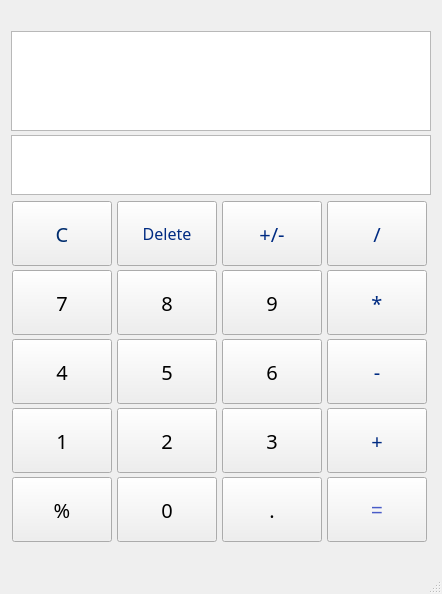
<?xml version="1.0" encoding="UTF-8"?>
<ui version="4.0">
 <class>MainWindow</class>
 <widget class="QMainWindow" name="MainWindow">
  <property name="geometry">
   <rect>
    <x>0</x>
    <y>0</y>
    <width>442</width>
    <height>594</height>
   </rect>
  </property>
  <property name="mouseTracking">
   <bool>true</bool>
  </property>
  <property name="tabletTracking">
   <bool>true</bool>
  </property>
  <property name="focusPolicy">
   <enum>Qt::TabFocus</enum>
  </property>
  <property name="windowTitle">
   <string>MainWindow</string>
  </property>
  <widget class="QWidget" name="centralwidget">
   <property name="sizePolicy">
    <sizepolicy hsizetype="Fixed" vsizetype="Fixed">
     <horstretch>0</horstretch>
     <verstretch>0</verstretch>
    </sizepolicy>
   </property>
   <layout class="QGridLayout" name="gridLayout_4">
    <item row="0" column="0">
     <layout class="QGridLayout" name="gridLayout_3">
      <property name="spacing">
       <number>4</number>
      </property>
      <item row="0" column="0">
       <layout class="QGridLayout" name="gridLayout_2">
        <item row="2" column="0">
         <widget class="QTextBrowser" name="display2">
          <property name="enabled">
           <bool>true</bool>
          </property>
          <property name="sizePolicy">
           <sizepolicy hsizetype="Fixed" vsizetype="Fixed">
            <horstretch>0</horstretch>
            <verstretch>0</verstretch>
           </sizepolicy>
          </property>
          <property name="minimumSize">
           <size>
            <width>420</width>
            <height>60</height>
           </size>
          </property>
          <property name="maximumSize">
           <size>
            <width>420</width>
            <height>60</height>
           </size>
          </property>
          <property name="font">
           <font>
            <family>Android Euclid</family>
            <pointsize>11</pointsize>
            <stylestrategy>PreferAntialias</stylestrategy>
           </font>
          </property>
          <property name="tabletTracking">
           <bool>false</bool>
          </property>
          <property name="layoutDirection">
           <enum>Qt::RightToLeft</enum>
          </property>
          <property name="html">
           <string>&lt;!DOCTYPE HTML PUBLIC &quot;-//W3C//DTD HTML 4.0//EN&quot; &quot;http://www.w3.org/TR/REC-html40/strict.dtd&quot;&gt;
&lt;html&gt;&lt;head&gt;&lt;meta name=&quot;qrichtext&quot; content=&quot;1&quot; /&gt;&lt;style type=&quot;text/css&quot;&gt;
p, li { white-space: pre-wrap; }
&lt;/style&gt;&lt;/head&gt;&lt;body style=&quot; font-family:'Android Euclid'; font-size:11pt; font-weight:400; font-style:normal;&quot;&gt;
&lt;p align=&quot;right&quot; style=&quot;-qt-paragraph-type:empty; margin-top:0px; margin-bottom:0px; margin-left:0px; margin-right:0px; -qt-block-indent:0; text-indent:0px; font-family:'MS Shell Dlg 2';&quot;&gt;&lt;br /&gt;&lt;/p&gt;&lt;/body&gt;&lt;/html&gt;</string>
          </property>
         </widget>
        </item>
        <item row="1" column="0">
         <widget class="QTextEdit" name="display1">
          <property name="sizePolicy">
           <sizepolicy hsizetype="Fixed" vsizetype="Fixed">
            <horstretch>0</horstretch>
            <verstretch>0</verstretch>
           </sizepolicy>
          </property>
          <property name="minimumSize">
           <size>
            <width>420</width>
            <height>100</height>
           </size>
          </property>
          <property name="maximumSize">
           <size>
            <width>420</width>
            <height>100</height>
           </size>
          </property>
          <property name="font">
           <font>
            <family>Android Euclid</family>
            <pointsize>19</pointsize>
            <weight>50</weight>
            <bold>false</bold>
            <stylestrategy>PreferAntialias</stylestrategy>
           </font>
          </property>
          <property name="tabletTracking">
           <bool>true</bool>
          </property>
          <property name="focusPolicy">
           <enum>Qt::NoFocus</enum>
          </property>
          <property name="layoutDirection">
           <enum>Qt::RightToLeft</enum>
          </property>
          <property name="html">
           <string>&lt;!DOCTYPE HTML PUBLIC &quot;-//W3C//DTD HTML 4.0//EN&quot; &quot;http://www.w3.org/TR/REC-html40/strict.dtd&quot;&gt;
&lt;html&gt;&lt;head&gt;&lt;meta name=&quot;qrichtext&quot; content=&quot;1&quot; /&gt;&lt;style type=&quot;text/css&quot;&gt;
p, li { white-space: pre-wrap; }
&lt;/style&gt;&lt;/head&gt;&lt;body style=&quot; font-family:'Android Euclid'; font-size:19pt; font-weight:400; font-style:normal;&quot;&gt;
&lt;p style=&quot; margin-top:0px; margin-bottom:0px; margin-left:0px; margin-right:0px; -qt-block-indent:0; text-indent:0px;&quot;&gt;&lt;span style=&quot; font-family:'MS Shell Dlg 2';&quot;&gt;  &lt;/span&gt;&lt;/p&gt;&lt;/body&gt;&lt;/html&gt;</string>
          </property>
         </widget>
        </item>
       </layout>
      </item>
      <item row="1" column="0">
       <layout class="QGridLayout" name="gridLayout">
        <item row="1" column="2">
         <widget class="QPushButton" name="btn9">
          <property name="sizePolicy">
           <sizepolicy hsizetype="Fixed" vsizetype="Fixed">
            <horstretch>0</horstretch>
            <verstretch>0</verstretch>
           </sizepolicy>
          </property>
          <property name="minimumSize">
           <size>
            <width>100</width>
            <height>65</height>
           </size>
          </property>
          <property name="maximumSize">
           <size>
            <width>100</width>
            <height>60</height>
           </size>
          </property>
          <property name="font">
           <font>
            <family>Android Euclid</family>
            <pointsize>15</pointsize>
           </font>
          </property>
          <property name="text">
           <string>9</string>
          </property>
         </widget>
        </item>
        <item row="2" column="3">
         <widget class="QPushButton" name="btnMinus">
          <property name="sizePolicy">
           <sizepolicy hsizetype="Fixed" vsizetype="Fixed">
            <horstretch>0</horstretch>
            <verstretch>0</verstretch>
           </sizepolicy>
          </property>
          <property name="minimumSize">
           <size>
            <width>100</width>
            <height>65</height>
           </size>
          </property>
          <property name="maximumSize">
           <size>
            <width>100</width>
            <height>60</height>
           </size>
          </property>
          <property name="font">
           <font>
            <family>Android Euclid</family>
            <pointsize>15</pointsize>
            <weight>50</weight>
            <italic>false</italic>
            <bold>false</bold>
           </font>
          </property>
          <property name="styleSheet">
           <string notr="true">color: rgb(0, 43, 130);
font:  15pt &quot;Android Euclid&quot;;</string>
          </property>
          <property name="text">
           <string>-</string>
          </property>
         </widget>
        </item>
        <item row="4" column="3">
         <widget class="QPushButton" name="btnEquals">
          <property name="sizePolicy">
           <sizepolicy hsizetype="Fixed" vsizetype="Fixed">
            <horstretch>0</horstretch>
            <verstretch>0</verstretch>
           </sizepolicy>
          </property>
          <property name="minimumSize">
           <size>
            <width>100</width>
            <height>65</height>
           </size>
          </property>
          <property name="maximumSize">
           <size>
            <width>100</width>
            <height>60</height>
           </size>
          </property>
          <property name="font">
           <font>
            <family>MS Shell Dlg 2</family>
            <pointsize>15</pointsize>
            <weight>7</weight>
            <italic>false</italic>
            <bold>false</bold>
           </font>
          </property>
          <property name="styleSheet">
           <string notr="true">font: 57 15pt &quot;MS Shell Dlg 2&quot;;
color: rgb(73, 92, 200);
 </string>
          </property>
          <property name="text">
           <string>=</string>
          </property>
         </widget>
        </item>
        <item row="0" column="2">
         <widget class="QPushButton" name="btnChangeSign">
          <property name="sizePolicy">
           <sizepolicy hsizetype="Fixed" vsizetype="Fixed">
            <horstretch>0</horstretch>
            <verstretch>0</verstretch>
           </sizepolicy>
          </property>
          <property name="minimumSize">
           <size>
            <width>100</width>
            <height>65</height>
           </size>
          </property>
          <property name="maximumSize">
           <size>
            <width>100</width>
            <height>60</height>
           </size>
          </property>
          <property name="font">
           <font>
            <family>Android Euclid</family>
            <pointsize>15</pointsize>
            <weight>50</weight>
            <italic>false</italic>
            <bold>false</bold>
           </font>
          </property>
          <property name="styleSheet">
           <string notr="true">color: rgb(0, 43, 130);
font: 15pt &quot;Android Euclid&quot;;</string>
          </property>
          <property name="text">
           <string>+/-</string>
          </property>
         </widget>
        </item>
        <item row="4" column="1">
         <widget class="QPushButton" name="btn0">
          <property name="sizePolicy">
           <sizepolicy hsizetype="Fixed" vsizetype="Fixed">
            <horstretch>0</horstretch>
            <verstretch>0</verstretch>
           </sizepolicy>
          </property>
          <property name="minimumSize">
           <size>
            <width>100</width>
            <height>65</height>
           </size>
          </property>
          <property name="maximumSize">
           <size>
            <width>100</width>
            <height>60</height>
           </size>
          </property>
          <property name="font">
           <font>
            <family>Android Euclid</family>
            <pointsize>15</pointsize>
           </font>
          </property>
          <property name="text">
           <string>0</string>
          </property>
         </widget>
        </item>
        <item row="2" column="1">
         <widget class="QPushButton" name="btn5">
          <property name="sizePolicy">
           <sizepolicy hsizetype="Fixed" vsizetype="Fixed">
            <horstretch>0</horstretch>
            <verstretch>0</verstretch>
           </sizepolicy>
          </property>
          <property name="minimumSize">
           <size>
            <width>100</width>
            <height>65</height>
           </size>
          </property>
          <property name="maximumSize">
           <size>
            <width>100</width>
            <height>60</height>
           </size>
          </property>
          <property name="font">
           <font>
            <family>Android Euclid</family>
            <pointsize>15</pointsize>
           </font>
          </property>
          <property name="text">
           <string>5</string>
          </property>
         </widget>
        </item>
        <item row="4" column="2">
         <widget class="QPushButton" name="btnComa">
          <property name="sizePolicy">
           <sizepolicy hsizetype="Fixed" vsizetype="Fixed">
            <horstretch>0</horstretch>
            <verstretch>0</verstretch>
           </sizepolicy>
          </property>
          <property name="minimumSize">
           <size>
            <width>100</width>
            <height>65</height>
           </size>
          </property>
          <property name="maximumSize">
           <size>
            <width>100</width>
            <height>60</height>
           </size>
          </property>
          <property name="font">
           <font>
            <family>Android Euclid</family>
            <pointsize>15</pointsize>
           </font>
          </property>
          <property name="text">
           <string>.</string>
          </property>
         </widget>
        </item>
        <item row="2" column="0">
         <widget class="QPushButton" name="btn4">
          <property name="sizePolicy">
           <sizepolicy hsizetype="Fixed" vsizetype="Fixed">
            <horstretch>0</horstretch>
            <verstretch>0</verstretch>
           </sizepolicy>
          </property>
          <property name="minimumSize">
           <size>
            <width>100</width>
            <height>65</height>
           </size>
          </property>
          <property name="maximumSize">
           <size>
            <width>100</width>
            <height>60</height>
           </size>
          </property>
          <property name="font">
           <font>
            <family>Android Euclid</family>
            <pointsize>15</pointsize>
           </font>
          </property>
          <property name="text">
           <string>4</string>
          </property>
         </widget>
        </item>
        <item row="0" column="0">
         <widget class="QPushButton" name="btnClear">
          <property name="sizePolicy">
           <sizepolicy hsizetype="Fixed" vsizetype="Fixed">
            <horstretch>0</horstretch>
            <verstretch>0</verstretch>
           </sizepolicy>
          </property>
          <property name="minimumSize">
           <size>
            <width>100</width>
            <height>65</height>
           </size>
          </property>
          <property name="maximumSize">
           <size>
            <width>100</width>
            <height>60</height>
           </size>
          </property>
          <property name="font">
           <font>
            <family>Android Euclid</family>
            <pointsize>15</pointsize>
            <weight>50</weight>
            <italic>false</italic>
            <bold>false</bold>
           </font>
          </property>
          <property name="styleSheet">
           <string notr="true">color: rgb(0, 45, 110);
font: 15pt &quot;Android Euclid&quot;;</string>
          </property>
          <property name="text">
           <string>C</string>
          </property>
         </widget>
        </item>
        <item row="2" column="2">
         <widget class="QPushButton" name="btn6">
          <property name="sizePolicy">
           <sizepolicy hsizetype="Fixed" vsizetype="Fixed">
            <horstretch>0</horstretch>
            <verstretch>0</verstretch>
           </sizepolicy>
          </property>
          <property name="minimumSize">
           <size>
            <width>100</width>
            <height>65</height>
           </size>
          </property>
          <property name="maximumSize">
           <size>
            <width>100</width>
            <height>60</height>
           </size>
          </property>
          <property name="font">
           <font>
            <family>Android Euclid</family>
            <pointsize>15</pointsize>
           </font>
          </property>
          <property name="text">
           <string>6</string>
          </property>
         </widget>
        </item>
        <item row="0" column="1">
         <widget class="QPushButton" name="btnDelete">
          <property name="sizePolicy">
           <sizepolicy hsizetype="Fixed" vsizetype="Fixed">
            <horstretch>0</horstretch>
            <verstretch>0</verstretch>
           </sizepolicy>
          </property>
          <property name="minimumSize">
           <size>
            <width>100</width>
            <height>65</height>
           </size>
          </property>
          <property name="maximumSize">
           <size>
            <width>100</width>
            <height>60</height>
           </size>
          </property>
          <property name="font">
           <font>
            <family>Android Euclid</family>
            <pointsize>12</pointsize>
            <weight>50</weight>
            <italic>false</italic>
            <bold>false</bold>
           </font>
          </property>
          <property name="styleSheet">
           <string notr="true">color: rgb(0, 43, 130);
font: 12pt &quot;Android Euclid&quot;;</string>
          </property>
          <property name="text">
           <string>Delete</string>
          </property>
         </widget>
        </item>
        <item row="4" column="0">
         <widget class="QPushButton" name="btnPercen">
          <property name="sizePolicy">
           <sizepolicy hsizetype="Fixed" vsizetype="Fixed">
            <horstretch>0</horstretch>
            <verstretch>0</verstretch>
           </sizepolicy>
          </property>
          <property name="minimumSize">
           <size>
            <width>100</width>
            <height>65</height>
           </size>
          </property>
          <property name="maximumSize">
           <size>
            <width>100</width>
            <height>60</height>
           </size>
          </property>
          <property name="font">
           <font>
            <family>Android Euclid</family>
            <pointsize>15</pointsize>
            <weight>7</weight>
            <italic>false</italic>
            <bold>false</bold>
           </font>
          </property>
          <property name="styleSheet">
           <string notr="true">font: 57 15pt &quot;Android Euclid&quot;;</string>
          </property>
          <property name="text">
           <string>%</string>
          </property>
         </widget>
        </item>
        <item row="1" column="3">
         <widget class="QPushButton" name="btnMultiply">
          <property name="sizePolicy">
           <sizepolicy hsizetype="Fixed" vsizetype="Fixed">
            <horstretch>0</horstretch>
            <verstretch>0</verstretch>
           </sizepolicy>
          </property>
          <property name="minimumSize">
           <size>
            <width>100</width>
            <height>65</height>
           </size>
          </property>
          <property name="maximumSize">
           <size>
            <width>100</width>
            <height>60</height>
           </size>
          </property>
          <property name="font">
           <font>
            <family>Android Euclid</family>
            <pointsize>15</pointsize>
            <weight>50</weight>
            <italic>false</italic>
            <bold>false</bold>
           </font>
          </property>
          <property name="styleSheet">
           <string notr="true">color: rgb(0, 43, 130);
font: 15pt &quot;Android Euclid&quot;;</string>
          </property>
          <property name="text">
           <string>*</string>
          </property>
         </widget>
        </item>
        <item row="0" column="3">
         <widget class="QPushButton" name="btnDivide">
          <property name="sizePolicy">
           <sizepolicy hsizetype="Fixed" vsizetype="Fixed">
            <horstretch>0</horstretch>
            <verstretch>0</verstretch>
           </sizepolicy>
          </property>
          <property name="minimumSize">
           <size>
            <width>100</width>
            <height>65</height>
           </size>
          </property>
          <property name="maximumSize">
           <size>
            <width>100</width>
            <height>60</height>
           </size>
          </property>
          <property name="font">
           <font>
            <family>Android Euclid</family>
            <pointsize>15</pointsize>
            <weight>50</weight>
            <italic>false</italic>
            <bold>false</bold>
           </font>
          </property>
          <property name="styleSheet">
           <string notr="true">color: rgb(0, 43, 130);
font: 15pt &quot;Android Euclid&quot;;</string>
          </property>
          <property name="text">
           <string>/</string>
          </property>
         </widget>
        </item>
        <item row="3" column="2">
         <widget class="QPushButton" name="btn3">
          <property name="sizePolicy">
           <sizepolicy hsizetype="Fixed" vsizetype="Fixed">
            <horstretch>0</horstretch>
            <verstretch>0</verstretch>
           </sizepolicy>
          </property>
          <property name="minimumSize">
           <size>
            <width>100</width>
            <height>65</height>
           </size>
          </property>
          <property name="maximumSize">
           <size>
            <width>100</width>
            <height>60</height>
           </size>
          </property>
          <property name="font">
           <font>
            <family>Android Euclid</family>
            <pointsize>15</pointsize>
           </font>
          </property>
          <property name="text">
           <string>3</string>
          </property>
         </widget>
        </item>
        <item row="3" column="0">
         <widget class="QPushButton" name="btn1">
          <property name="sizePolicy">
           <sizepolicy hsizetype="Fixed" vsizetype="Fixed">
            <horstretch>0</horstretch>
            <verstretch>0</verstretch>
           </sizepolicy>
          </property>
          <property name="minimumSize">
           <size>
            <width>100</width>
            <height>65</height>
           </size>
          </property>
          <property name="maximumSize">
           <size>
            <width>100</width>
            <height>60</height>
           </size>
          </property>
          <property name="font">
           <font>
            <family>Android Euclid</family>
            <pointsize>15</pointsize>
           </font>
          </property>
          <property name="text">
           <string>1</string>
          </property>
         </widget>
        </item>
        <item row="1" column="1">
         <widget class="QPushButton" name="btn8">
          <property name="sizePolicy">
           <sizepolicy hsizetype="Fixed" vsizetype="Fixed">
            <horstretch>0</horstretch>
            <verstretch>0</verstretch>
           </sizepolicy>
          </property>
          <property name="minimumSize">
           <size>
            <width>100</width>
            <height>65</height>
           </size>
          </property>
          <property name="maximumSize">
           <size>
            <width>100</width>
            <height>60</height>
           </size>
          </property>
          <property name="font">
           <font>
            <family>Android Euclid</family>
            <pointsize>15</pointsize>
           </font>
          </property>
          <property name="text">
           <string>8</string>
          </property>
         </widget>
        </item>
        <item row="3" column="3">
         <widget class="QPushButton" name="btnPlus">
          <property name="sizePolicy">
           <sizepolicy hsizetype="Fixed" vsizetype="Fixed">
            <horstretch>0</horstretch>
            <verstretch>0</verstretch>
           </sizepolicy>
          </property>
          <property name="minimumSize">
           <size>
            <width>100</width>
            <height>65</height>
           </size>
          </property>
          <property name="maximumSize">
           <size>
            <width>100</width>
            <height>60</height>
           </size>
          </property>
          <property name="font">
           <font>
            <family>Android Euclid</family>
            <pointsize>15</pointsize>
            <weight>7</weight>
            <italic>false</italic>
            <bold>false</bold>
           </font>
          </property>
          <property name="styleSheet">
           <string notr="true">color: rgb(0, 43, 130);
font: 57 15pt &quot;Android Euclid&quot;;</string>
          </property>
          <property name="text">
           <string>+</string>
          </property>
         </widget>
        </item>
        <item row="3" column="1">
         <widget class="QPushButton" name="btn2">
          <property name="sizePolicy">
           <sizepolicy hsizetype="Fixed" vsizetype="Fixed">
            <horstretch>0</horstretch>
            <verstretch>0</verstretch>
           </sizepolicy>
          </property>
          <property name="minimumSize">
           <size>
            <width>100</width>
            <height>65</height>
           </size>
          </property>
          <property name="maximumSize">
           <size>
            <width>100</width>
            <height>60</height>
           </size>
          </property>
          <property name="font">
           <font>
            <family>Android Euclid</family>
            <pointsize>15</pointsize>
           </font>
          </property>
          <property name="text">
           <string>2</string>
          </property>
         </widget>
        </item>
        <item row="1" column="0">
         <widget class="QPushButton" name="btn7">
          <property name="sizePolicy">
           <sizepolicy hsizetype="Fixed" vsizetype="Fixed">
            <horstretch>0</horstretch>
            <verstretch>0</verstretch>
           </sizepolicy>
          </property>
          <property name="minimumSize">
           <size>
            <width>100</width>
            <height>65</height>
           </size>
          </property>
          <property name="maximumSize">
           <size>
            <width>100</width>
            <height>60</height>
           </size>
          </property>
          <property name="font">
           <font>
            <family>Android Euclid</family>
            <pointsize>15</pointsize>
           </font>
          </property>
          <property name="text">
           <string>7</string>
          </property>
         </widget>
        </item>
       </layout>
      </item>
     </layout>
    </item>
   </layout>
  </widget>
  <widget class="QMenuBar" name="menubar">
   <property name="geometry">
    <rect>
     <x>0</x>
     <y>0</y>
     <width>442</width>
     <height>26</height>
    </rect>
   </property>
  </widget>
  <widget class="QStatusBar" name="statusbar"/>
 </widget>
 <resources/>
 <connections/>
</ui>
